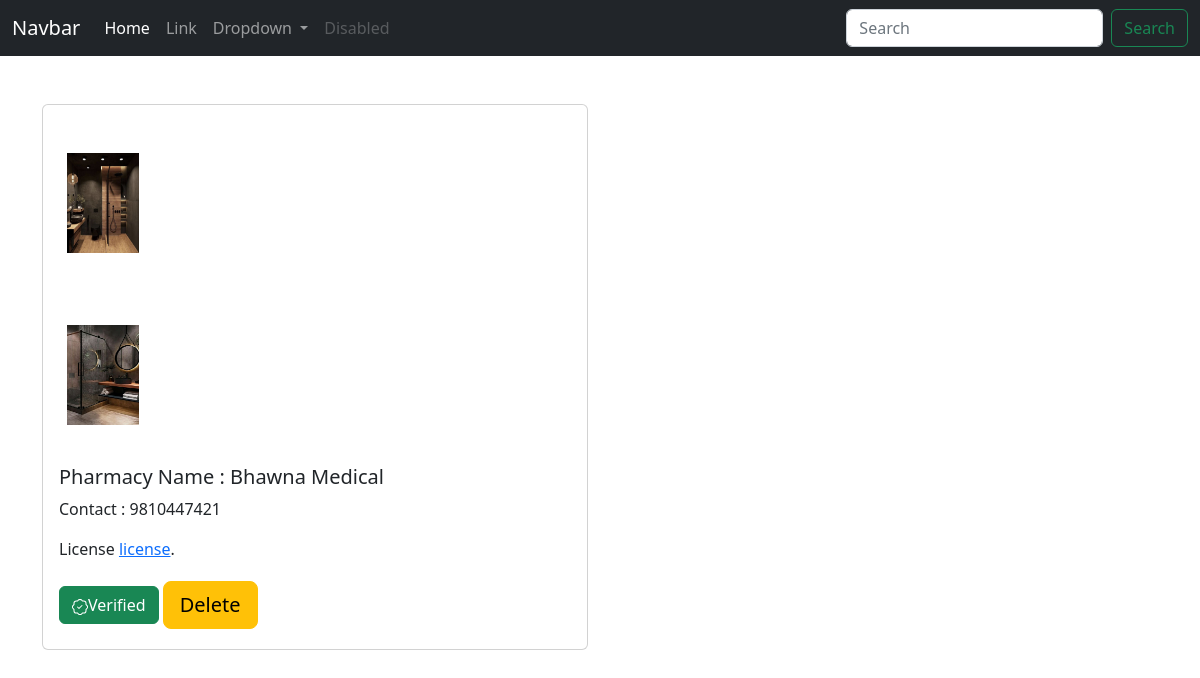
/adminPharmacy (signed in), run on the app's committed database.
### hospital/models.py (models this page shows)
class Pharmacy(models.Model):
    user = models.OneToOneField(User,on_delete=models.CASCADE)
    name = models.CharField(max_length=40,null='False')
    email = models.CharField(max_length=40,default="xyz@gmail.com")
    license = models.FileField(upload_to='static/Pharmacy/License',null=True,blank=True)
    identitySign = models.CharField(max_length=1024,null=True)
    publicKey = models.FileField(upload_to='static/Pharmacy/Keys',null=True,blank=True)
    mobile = models.IntegerField(primary_key=True,max_length = 10,null=False)
    pic1 = models.ImageField(upload_to='static/Pharmacy/pics',null=True,blank=True)
    pic2 = models.ImageField(upload_to='static/Pharmacy/pics',null=True,blank=True)
    accountNumber = models.IntegerField(null=True)
    IFSC = models.CharField(max_length=10,null='False')
    accountHolder = models.CharField(max_length=20,null='False')
    type = models.CharField(max_length=10)
    state = models.CharField(max_length=10)
    city = models.CharField(max_length=20)
    street = models.CharField(max_length=40)
    description = models.CharField(max_length=1000)
    medicineList = models.TextField(null=True)
    verified = models.BooleanField(default=False)
    signVerified = models.IntegerField(default=0)
    phoneVerified = models.IntegerField(default=0)

### hospital/views.py (the view, shortened to what this page needs)
# urls.py: path("adminPharmacy", views.adminPharmacy, name="adminPharmacy"),
def adminPharmacy(request):
    if request.user.is_anonymous or request.user.is_superuser==0:
        return redirect("/login")
    verifyDoc = {'original':'xyz.pdf',
                'signature':'sign',
                'public_key':'pub'
                }
    context = {
            'loggedinPatient' : 'NULL',
            'numPatients' : 0,
            'numDoctors' : 0,
            'numPharmacy' : 0,
            'pharmacyList' : Pharmacy.objects.all().values()
        }
    context = countPatients(request,context)
    context = getLoggedinPatient(request,context)
    return render(request,'adminPharmacy.html',context)

### hospital/views.py (called while the page is built)
def getLoggedinPatient(request,context):
    for i in Patient.objects.all():
            if(not request.user.is_anonymous and str(i.mobile)==request.user.username):
                context['loggedinPatient'] = i
    return context

def countPatients(request,context):
    context['numPatients'] = Patient.objects.all().count()
    context['numDoctors'] = Doctor.objects.all().count()
    context['numPharmacy'] = Pharmacy.objects.all().count()
    return context

### templates/adminPharmacy.html (shortened to what this page needs)
<!doctype html>
<html lang="en">
  <head>
    <link href="https://cdn.jsdelivr.net/npm/bootstrap@5.2.2/dist/css/bootstrap.min.css" rel="stylesheet">
  </head>
  <body>
    <nav class="navbar navbar-expand-lg navbar-dark bg-dark">
      <div class="container-fluid">
        <a class="navbar-brand" href="#">Navbar</a>
        <div class="collapse navbar-collapse" id="navbarSupportedContent">
          <ul class="navbar-nav me-auto mb-2 mb-lg-0">
            <li class="nav-item">
              <a class="nav-link active" aria-current="page" href="/adminPage">Home</a>
            </li>
            <li class="nav-item">
              <a class="nav-link" href="#">Link</a>
            </li>
            <li class="nav-item dropdown">
              <a class="nav-link dropdown-toggle" href="#" role="button" data-bs-toggle="dropdown" aria-expanded="false">
                Dropdown
              </a>
            </li>
            <li class="nav-item">
              <a class="nav-link disabled">Disabled</a>
            </li>
          </ul>
          <form class="d-flex" role="search">
            <input class="form-control me-2" type="search" placeholder="Search" aria-label="Search">
            <button class="btn btn-outline-success" type="submit">Search</button>
          </form>
        </div>
      </div>
    </nav>
    <div class="container my-4">
        <div class="row">
            {% for pharmacy in pharmacyList %}
            <div class="col-lg-6 mb-4">
                <div class="card my-4">
                    <img class="mb-4 mt-5 mt-5 mx-4" src={{pharmacy.pic1}} alt="" width="72" height="100">
                    <img class="mb-4 mt-5 mt-5 mx-4" src={{pharmacy.pic2}} alt="" width="72" height="100">
                    <div class="card-body">
                        <h5 class="card-title">Pharmacy Name : {{pharmacy.name}}</h5>
                        <p class="card-text">
                            Contact : {{pharmacy.mobile}}
                        </p>
                        <p>License <a href={{pharmacy.license}}>license</a>.</p></body>
                        <form method="POST" action="/adminPharmacy">
                            {% if pharmacy.verified  %}
                            <button type="button" class="btn btn-success">
                                Verified
                            </button>
                            {% endif %}
                        <button class="w-5 btn btn-lg btn-warning my-1"  value={{pharmacy.mobile}} name='deletePharmacy' type="submit">Delete</button>
                        </form>
            {% endfor %}
    </body>
</html>

### data on the page
Pharmacy: pic1 (picture), pic2 (picture), name "Bhawna Medical", mobile "9810447421", verified True (drawn)
